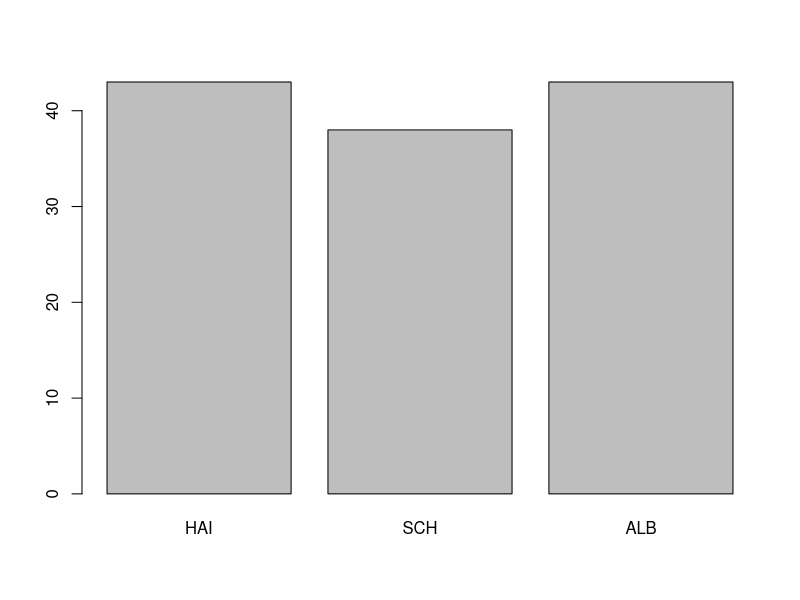
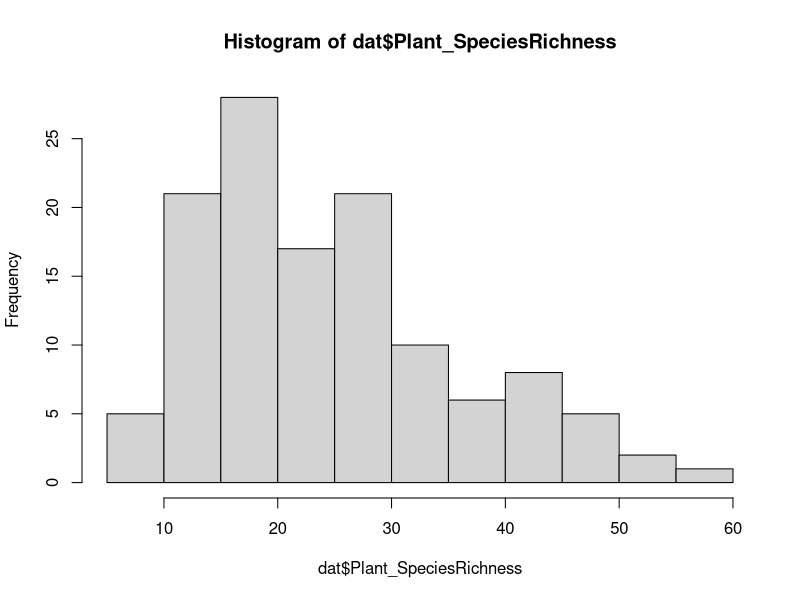
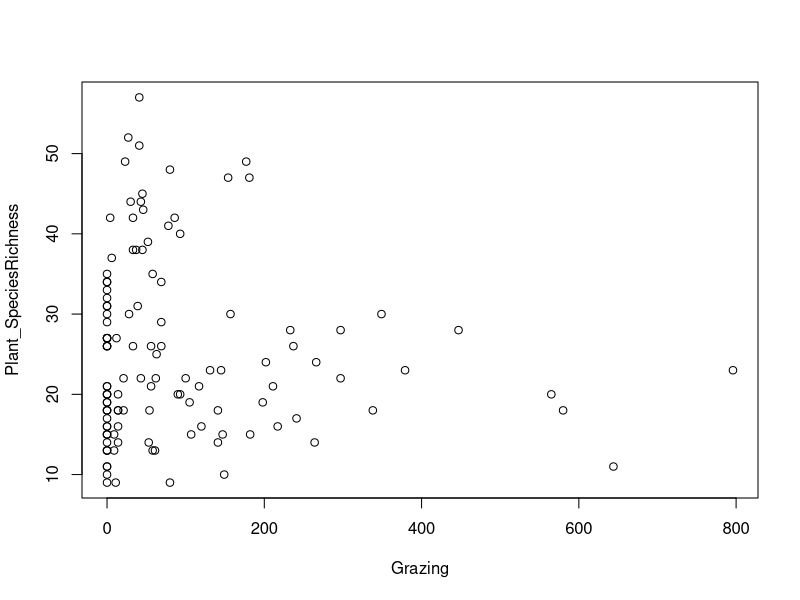
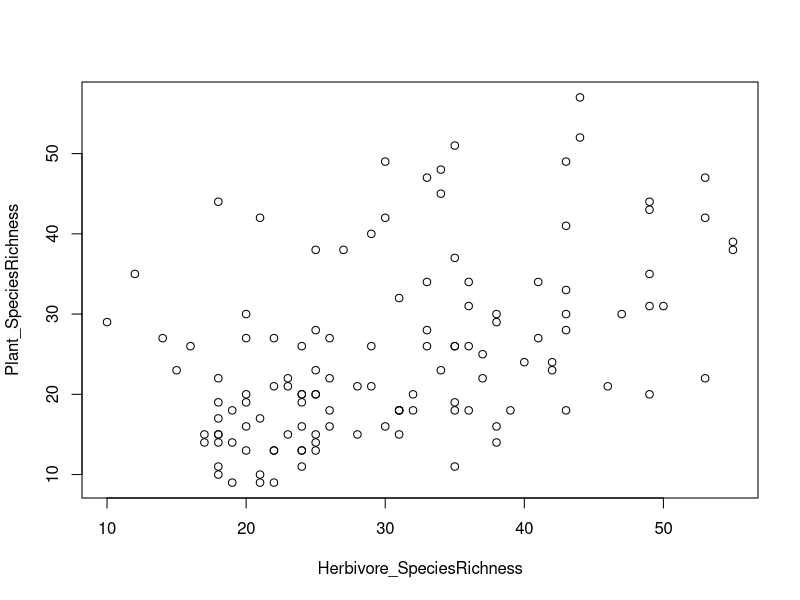
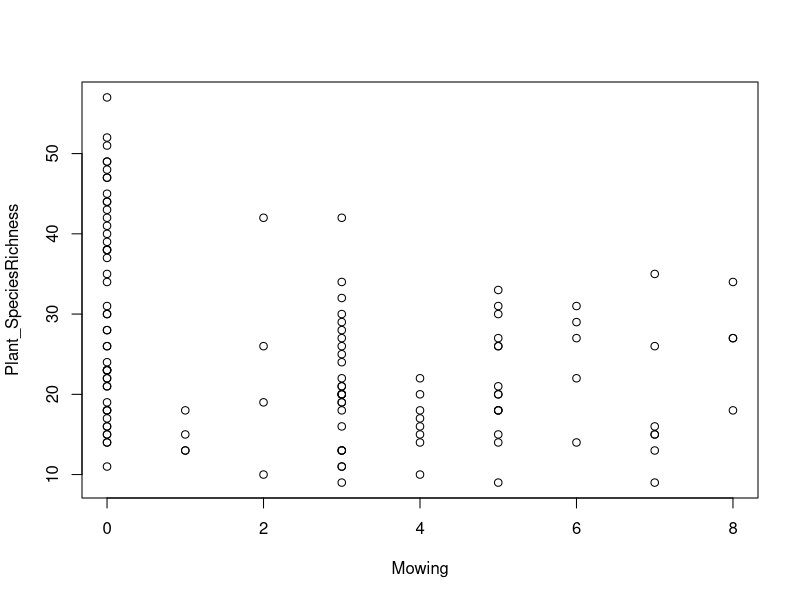
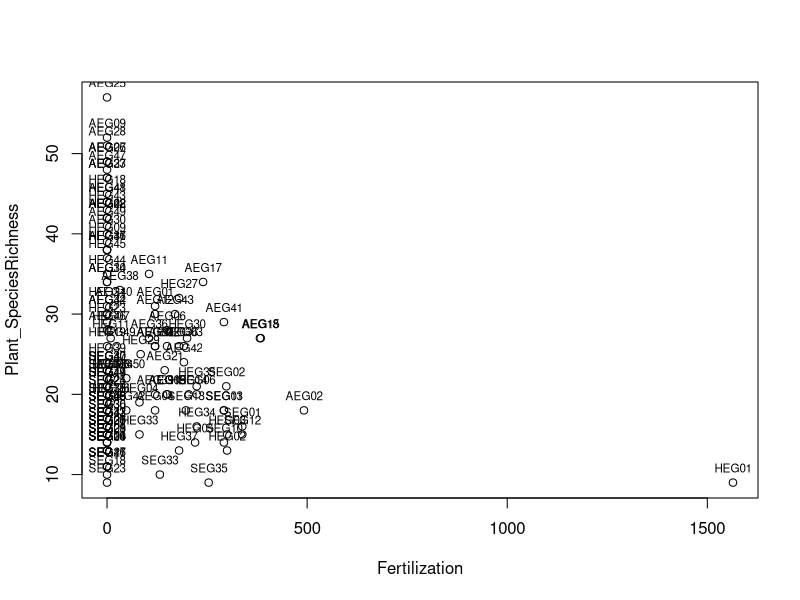
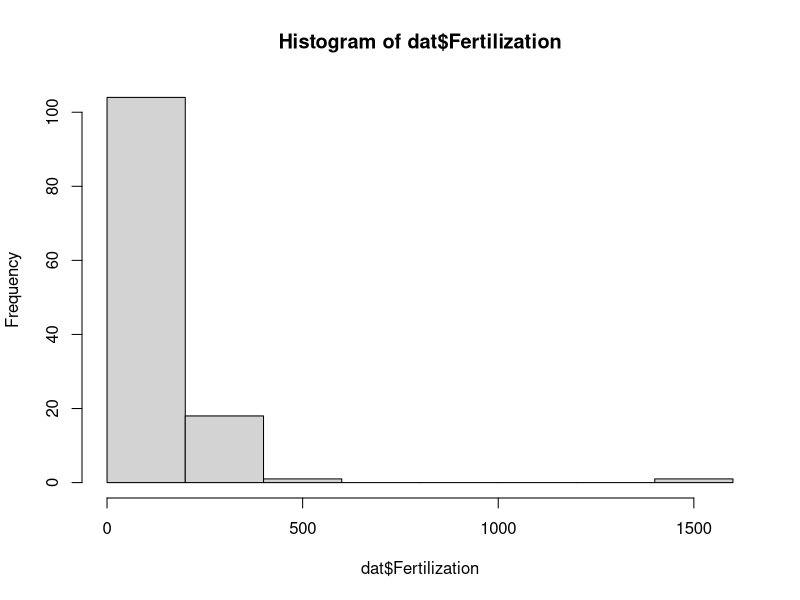
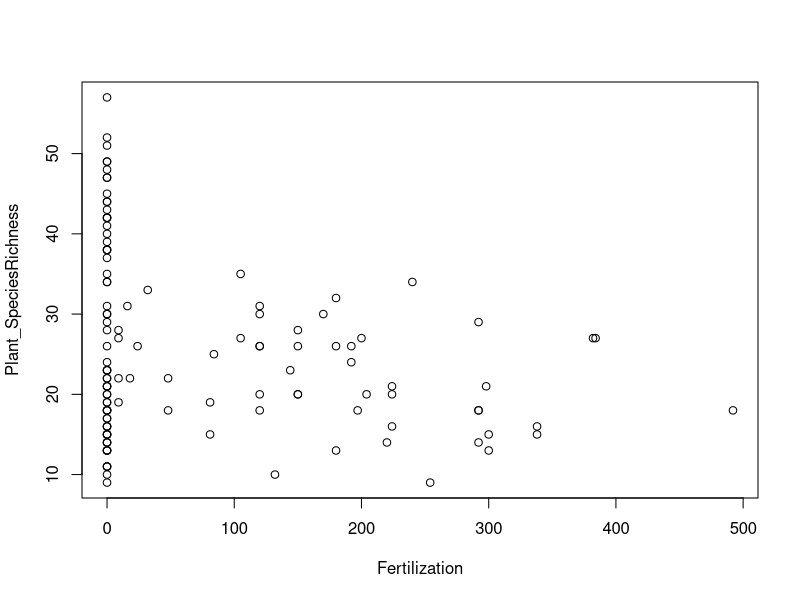

Recreate these plots in R, in order.
###################################
## Biodiversity Exploratories    ##
## Introduction to stats with R  ##
## code by Caterina Penone       ##
## caterina.penone@ips.unibe.ch  ##
## Long version                  ##
###################################

install.packages(c("ggplot2", "MASS", "effects", "car", "corrplot", "GGally"))

library(corrplot)
library(car)
library(GGally)
library(effects)

# The folder structure is assumed to be identical to the folder structure in GitHub,
#  see https://github.com/biodiversity-exploratories-synthesis/Synthesis_courses_workshops
#  the required dataset is saved in the same folder as this script.
getwd() # double-check if your working directory is where you expect it to be 
        #  --> wherever you store this script and the according dataset.
setwd("Help_desk_Fall_2021/")

##### Data exploration #####
#read arthropod - plant dataset
dat <- read.table("example_data_linear_models.txt", header = T, sep="\t")

#have a look at the data
dim(dat)
names(dat)
head(dat)
summary(dat)

# check data types in the data
str(dat)
# 3 columns are characters, but should be factors
# region
#recode the regions names (to avoid problems with special characters)
dat$Region <- sub("Schwäbische Alb", "ALB", dat$Region)
dat$Region <- sub("Schorfheide-Chorin", "SCH", dat$Region)
dat$Region <- sub("Hainich-Dün", "HAI", dat$Region)
class(dat$Region) #it's a character
dat$Region <- as.factor(dat$Region) # convert to factor
levels(dat$Region) <- c("HAI", "SCH", "ALB")
# PlotID
dat$PlotID <- as.factor(dat$PlotID)
# Lifestock
dat$Lifestock <- as.factor(dat$Lifestock)

#explore the dataset with simple plots
plot(dat$Region)
hist(dat$Plant_SpeciesRichness)

plot(Plant_SpeciesRichness ~ Grazing, data=dat)
plot(Plant_SpeciesRichness~Herbivore_SpeciesRichness, data=dat)
plot(Plant_SpeciesRichness~Mowing, data=dat)
plot(Plant_SpeciesRichness~Fertilization, data=dat)

#an outlier.. which plot is that?
text(Plant_SpeciesRichness~Fertilization, data=dat, labels=PlotID, cex=0.7, pos=3)

#check HEG01 in the dataset
dat[dat$PlotID == "HEG01",]
#TODO someting wrong here, HEG01 is from Schorfheide
hist(dat$Fertilization)

#it does not seem realistic, it is an outlier that we can probably remove
dat <- dat[dat$PlotID != "HEG01",]
dim(dat) #one plot less

#we plot the data again
plot(Plant_SpeciesRichness~Fertilization, data=dat)

#two categorical variables
plot(dat$Region, dat$Lifestock)

#one categorical, one numerical variable
plot(Plant_SpeciesRichness~Region, data=dat)

#standardize the LUI components and calculate LUI
dat$Fstd <- sapply(dat$Fertilization, function(x)x/mean(dat$Fertilization,na.rm=T))
#sapply(dat$Fertilization, function(x)x/mean(dat$Fertilization,na.rm=T)) means: apply to each 
#element (x) of dat$Fertilization a function that divides x by the mean of dat$Fertilization and return a vector
#that will be a new column in my dataset called Fstd (dat$Fstd)
dat$Gstd <- sapply(dat$Grazing, function(x)x/mean(dat$Grazing,na.rm=T))
dat$Mstd <- sapply(dat$Mowing, function(x)x/mean(dat$Mowing,na.rm=T))

#LUI is the square root of the sum of the 3 components
dat$LUI <- sqrt(rowSums(dat[,c("Fstd","Gstd","Mstd")], na.rm=T))

plot(Plant_SpeciesRichness~LUI, data=dat)

#we want to know how correlated are the variables in our dataset
#correlation matrix, spearman correlations (all variables are not normally distributed)
M <- cor(dat[,c(3:12,14:17)], method="spearman") #we select the numerical ones
pairs(dat[,c(3,4,5,7,9,10,11,12)], pch = 21)
pairs(dat[,c(7,9,10,11)], pch = 21) #fewer
ggpairs(dat[,c(7,9,10,11)])
M <- cor(dat[,c(3,7,9,10,11)], method="spearman")
corrplot(M)
corrplot(M, addCoef.col = "black")

#Explore Livestock variable
plot(LUI~Lifestock, data=dat)
summary(dat$Lifestock) #this variable is very unbalanced, only one point for sheep/goat

dat$Lifestock <- gsub(pattern="cattle_horse", replacement="cattle", x=dat$Lifestock)
dat$Lifestock <- gsub(pattern="sheep/goat", replacement="sheep", x=dat$Lifestock)
dat$Lifestock <- as.factor(dat$Lifestock)
summary(dat$Lifestock) #now the categories are more balanced


##### Linear model #####

#simplest linear model
mod0 <- lm(Plant_SpeciesRichness ~ LUI, data=dat)

#explore the results
summary(mod0)

#calculate residual standard error
k <- length(mod0$coefficients)-1 #Subtract one to ignore intercept
SSE <- sum(mod0$residuals**2) 
n <- length(mod0$residuals)
sqrt(SSE/(n-(1+k))) #Residual Standard Error

#calculate multiple R-Squared
SSyy <- sum((dat$Plant_SpeciesRichness-mean(dat$Plant_SpeciesRichness))**2)
SSE <- sum(mod0$residuals**2)
(SSyy-SSE)/SSyy

#calculate adjusted R-squared
n <- length(dat$Plant_SpeciesRichness)
k <- length(mod0$coefficients)-1 #Subtract one to ignore intercept
1-(SSE/SSyy)*(n-1)/(n-(k+1))

#extract model information
coef(mod0)
fitted(mod0)
residuals(mod0)
predict(mod0, interval="confidence")

#### Check model assumptions ####
hist(residuals(mod0))
shapiro.test(residuals(mod0))
# interpretation of p-values form shapiro.test : 
# p > 0.05 : data distribution does not differ from normality
#   --> assume normality.
# p < 0.05 : deviance from normality --> don't assume normality
# http://www.sthda.com/english/wiki/normality-test-in-r
qqnorm(residuals(mod0))
qqline(residuals(mod0))

par(mfrow=c(2,2)) #with this all graphs will be in the same plot (see plot course on Friday)
plot(mod0)
dev.off() # make plots disappear and have graphs in their own's windows again

#influential Observations, Cook's D plot - identify D values > 4/(n-k-1) 
cutoff <- 4/((nrow(dat)-length(mod0$coefficients)-2)) # cutoff at 0.03361345
plot(mod0, which=4, cook.levels=cutoff)

#### Transformation of the response variable ####
#for this example we will use the richness of predators as response
plot(dat$Predator_SpeciesRichness ~ dat$Herbivore_biomass)
mod0.1 <- lm(Predator_SpeciesRichness ~ Herbivore_biomass, data=dat)
summary(mod0.1)
par(mfrow=c(2,2))
plot(mod0.1)
plot(lm(log(Predator_SpeciesRichness+1)~LUI,data=dat))
hist(dat$Predator_SpeciesRichness)
hist(log(dat$Predator_SpeciesRichness))

#### Check outliers ###
dat[22,] #it seems that species richness is very high, but it's normal
dat[100,] #any reason for this plot to be an outlier?
hist(dat$Plant_SpeciesRichness)

#### Visualise results ####
#visualise results with the effects package
ef <- effect("LUI", mod0)
plot(ef)

#extract effects to plot them with ggplot
efdf <- data.frame(ef)


#### Partial linear regression ####
#Two continuous variables
mod1 <- lm(Plant_SpeciesRichness ~ LUI + Herbivore_SpeciesRichness, data=dat)
summary(mod1)
anova(mod1)
plot(effect("LUI", mod1))
plot(allEffects(mod1))

mod1 <- lm(Plant_SpeciesRichness ~ Herbivore_SpeciesRichness + LUI, data=dat)
summary(mod1)
anova(mod1)

#Continuous and categorical
mod2 <- lm(Plant_SpeciesRichness ~ Region + LUI + Herbivore_SpeciesRichness, data=dat)
summary(mod2)
levels(dat$Region)

anova(mod2)

#Interactions
mod3 <- lm(Plant_SpeciesRichness ~ Region*LUI, data=dat)
summary(mod3)

anova(mod3)

plot(allEffects(mod3))

#Exercice: create a model with an interaction and plot it

#### Variables standardization ####
mod4 <- lm(Plant_SpeciesRichness ~ LUI + Herbivore_SpeciesRichness, data=dat)
summary(mod4)

#center variables
dat$LUI_s <- scale(dat$LUI, scale=F)
dat$Herbivore_SpeciesRichness_s <- scale(dat$Herbivore_SpeciesRichness, scale=F)
mod4 <- lm(Plant_SpeciesRichness ~ LUI_s + Herbivore_SpeciesRichness_s, data=dat)
summary(mod4)

#scale variables
dat$LUI_s <- scale(dat$LUI, center=F)
dat$Herbivore_SpeciesRichness_s <- scale(dat$Herbivore_SpeciesRichness, center=F)
mod4 <- lm(Plant_SpeciesRichness ~ LUI_s + Herbivore_SpeciesRichness_s, data=dat)
summary(mod4)

#standardize variables
dat$LUI_s <- scale(dat$LUI)
dat$Herbivore_SpeciesRichness_s <- scale(dat$Herbivore_SpeciesRichness)
mod4 <- lm(Plant_SpeciesRichness ~ LUI_s + Herbivore_SpeciesRichness_s, data=dat)
summary(mod4)


#### Polynomial ####
#quadratic term
mod5 <- lm(Plant_SpeciesRichness ~ Region + LUI + I(LUI^2), data=dat)
summary(mod5)
plot(effect("LUI", mod5))
plot(mod5)

#cubic term
mod5 <- lm(Plant_SpeciesRichness ~ Region + LUI + I(LUI^2) + I(LUI^3), data=dat)
summary(mod5)

#### Potential problems with models ####
#what about the effects of single LUI components?
mod6 <- lm(Plant_biomass ~ Fstd + Gstd + Mstd, data=dat)
summary(mod6)
plot(mod6)

#check correlations between x variables
pairs(dat[,c("Fstd","Gstd", "Mstd")])
cor(dat[,c("Fstd","Gstd", "Mstd")])

#check multicollinearity with variance inflation factors
vif(mod6)

#mowing is higly correlated with both fertilization (and grazing) -> they should not be together in the model
mod7 <- lm(Plant_biomass ~ Fstd + Gstd, data=dat)
summary(mod7)
par(mfrow=c(2,2))
plot(mod7)

#### Model predictions ####
mod8 <- lm(Plant_biomass ~ Region + LUI, data=dat)
summary(mod8)
plot(mod8) #the model meets the assumptions, we can use it to make predictions

#create new LUI (new plots in each region)
summary(dat$LUI) #to have an idea of actual LUI values
summary(dat[dat$Region=="ALB","LUI"]) #and only in the ALB
newLUI_ALB <- data.frame(Region=rep("ALB",10),
                         LUI=c(0.1,0.2,0.3,0.4,0.7,2,3,3.5,4,5))
predict(mod8, newLUI_ALB)

preds <- data.frame(predict(mod8, newLUI_ALB, interval = "confidence"))

# plot
plot(Plant_biomass~LUI, data= dat, type="n")
# add fill
polygon(c(rev(newLUI_ALB$LUI), newLUI_ALB$LUI), c(rev(preds[ ,3]), preds[ ,2]), col = 'grey80', border = NA)
# model
coefficients(mod8)
abline(mod8$coef[1]+mod8$coef[3], mod8$coef[4])
# intervals
lines(newLUI_ALB$LUI, preds[ ,3], lty = 'dashed', col = 'red')
lines(newLUI_ALB$LUI, preds[ ,2], lty = 'dashed', col = 'red')
#add observed and predicted dots
points(preds$fit ~ newLUI_ALB$LUI, data= dat, col= "red")
points(Plant_biomass~LUI, data=dat, col="blue")
